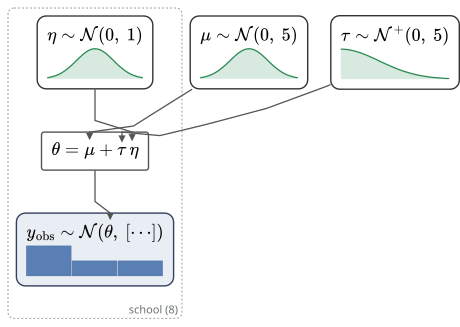

Generate this figure with Python:
import marimo

__generated_with = "0.23.8"
app = marimo.App(width="medium")


@app.cell
def _():
    import marimo as mo

    return (mo,)


@app.cell
def _(mo):
    mo.md("""
    # bayesdag — eight schools (M0 vertical slice)

    Shape-first, posterior-aware visualization of a PyMC model. Run from the project
    root: `uv run marimo edit examples/eight_schools.py`.
    """)
    return


@app.cell
def _():
    import numpy as np
    import pymc as pm

    import bayesdag

    return bayesdag, np, pm


@app.cell
def _(mo):
    mo.md("""
    ## The model — non-centered eight schools

    Hyperpriors `mu`, `tau`; a non-centered deterministic `theta = mu + tau*eta`; an
    observed Normal likelihood over a `school` plate.
    """)
    return


@app.cell
def _(np, pm):
    y = np.array([28.0, 8, -3, 7, -1, 1, 18, 12])
    sigma = np.array([15.0, 10, 16, 11, 9, 11, 10, 18])
    with pm.Model(coords={"school": [f"S{i}" for i in range(8)]}) as model:
        mu = pm.Normal("mu", 0, 5)
        tau = pm.HalfNormal("tau", 5)
        eta = pm.Normal("eta", 0, 1, dims="school")
        theta = pm.Deterministic("theta", mu + tau * eta, dims="school")
        pm.Normal("y_obs", theta, sigma, observed=y, dims="school")
    return (model,)


@app.cell
def _(mo):
    mo.md("""
    ## Static render

    Each node shows its distribution's **shape** (note `tau`'s half-normal starting at
    0); the deterministic is rendered as real math; the observed node is a **histogram**
    of the data; and the arrows from `mu`/`tau`/`eta` land on those exact tokens inside
    `theta = mu + tau*eta` (port-level edges).
    """)
    return


@app.cell
def _(bayesdag, mo, model):
    prior_view = bayesdag.view(model)
    mo.Html(prior_view.to_svg())
    return (prior_view,)


@app.cell
def _(mo):
    mo.md("""
    ## Interactive render

    The **identical** SVG, in an anywidget with pan/zoom. (Static and interactive are
    the same bytes — parity by construction.)
    """)
    return


@app.cell
def _(mo, prior_view):
    mo.ui.anywidget(prior_view.widget())
    return


@app.cell
def _(mo):
    mo.md("""
    ## Fit, then posterior overlays
    """)
    return


@app.cell
def _(model, pm):
    with model:
        idata = pm.sample(
            draws=300, tune=300, chains=2, random_seed=0, progressbar=False
        )
    return (idata,)


@app.cell
def _(mo):
    mo.md("""
    Node glyphs are now **posterior** KDEs (orange) from the fitted `idata`:
    """)
    return


@app.cell
def _(bayesdag, idata, mo, model):
    mo.Html(bayesdag.view(model, idata=idata).to_svg())
    return


@app.cell
def _(mo):
    mo.md("""
    ## Export & fallback

    `view.save("eight_schools.svg")` writes publication SVG (PNG/PDF via the `[export]`
    extra). Outside a notebook (a plain script, nbconvert), the same `bayesdag.view(...)`
    degrades automatically to static SVG via `_repr_svg_`.
    """)
    return


@app.cell
def _(prior_view):
    prior_view.save("examples/eight_schools.svg")
    return


if __name__ == "__main__":
    app.run()
